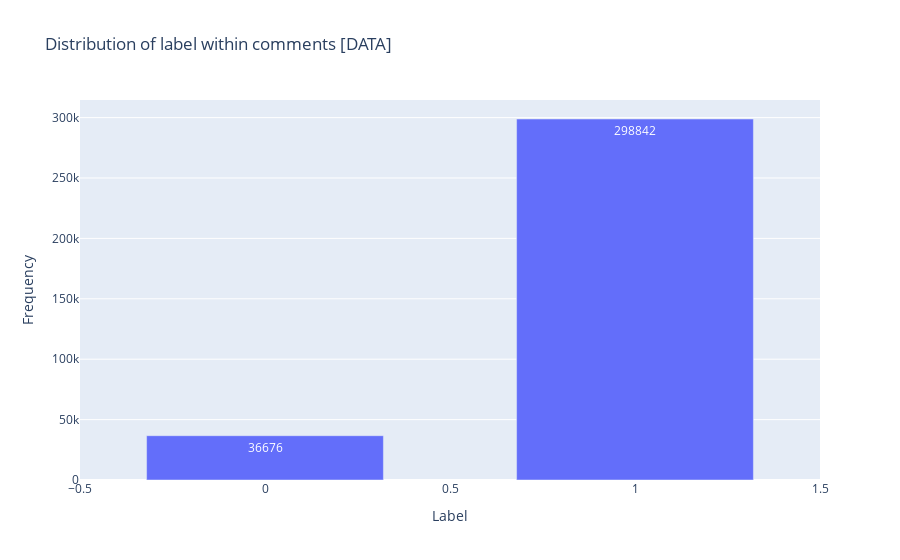

Here is the notebook cell this chart was saved with:
### Code cell
fig = go.Figure()

groupby_label = data.groupby('label')['label'].count()

fig.add_trace(go.Bar(
    x=list(sorted(groupby_label.index)),
    y=groupby_label.tolist(),
    text=groupby_label.tolist(),
    textposition='auto'
))

fig.update_layout(
    title_text='Distribution of label within comments [DATA]',
    xaxis_title_text='Label',
    yaxis_title_text='Frequency',
    bargap=0.2,
    bargroupgap=0.2)

fig.show()

### Figure 1 — Plotly figure (JSON) as saved in the notebook; plotly's stock layout.template omitted (floating-point values rounded to 4 significant figures)
{"data": [{"text": ["36676", "298842"], "textposition": "auto", "type": "bar", "x": [0, 1], "y": [36676, 298842]}], "layout": {"bargap": 0.2, "bargroupgap": 0.2, "title": {"text": "Distribution of label within comments [DATA]"}, "xaxis": {"title": {"text": "Label"}}, "yaxis": {"title": {"text": "Frequency"}}}}
